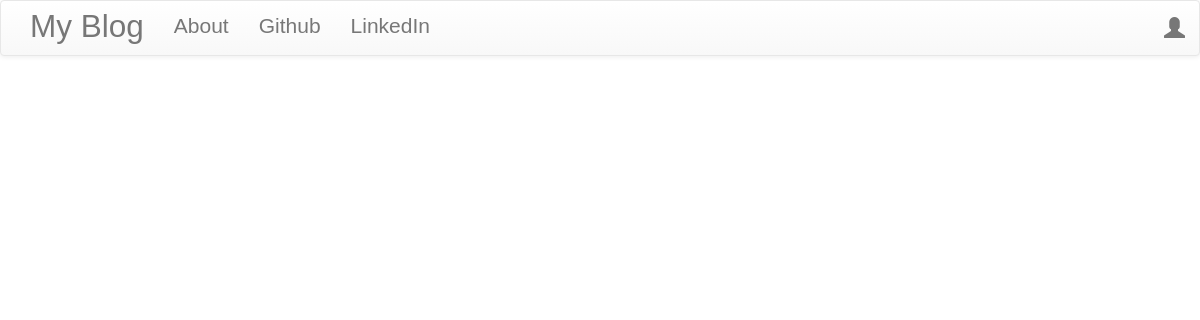
Before: / with the older database file.
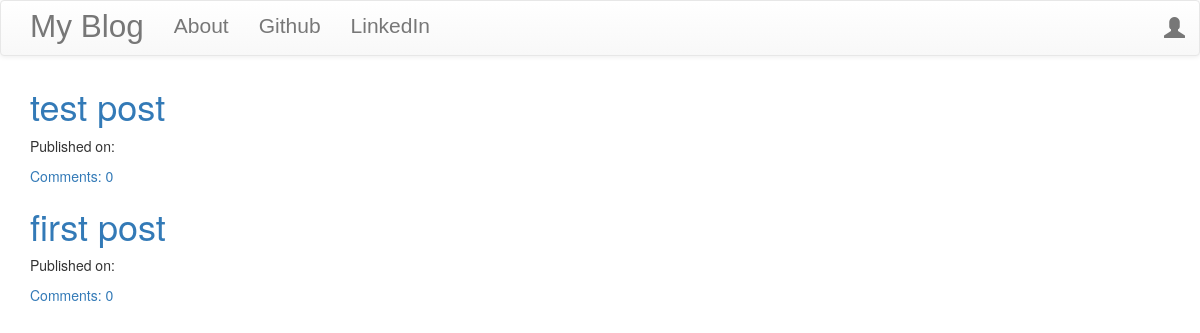
After: the same page with the newer database file.
### blog_app/models.py (models this page shows, shortened)
class Post(models.Model):
	author = models.ForeignKey('auth.User',on_delete=models.CASCADE)
	Title = models.CharField(max_length = 200)
	Text = models.TextField()
	created_date = models.DateTimeField(default = timezone.now())
	published_date = models.DateTimeField(blank=True,null=True)
	def approve_comments(self):
		return self.comments.filter(approved_comment = True)

### blog_app/views.py (the view)
# urls.py: url(r'^$',views.PostListView.as_view(),name="post_list"),
class PostListView(ListView):
	model = Post
	def get_queryset(self):
		return Post.objects.filter(published_date__lte=timezone.now()).order_by('-published_date')

### blog_app/templates/blog_app/post_list.html
{% extends "blog_app/base.html" %}
{% block body_block %}
<div class="centerstage" >
	{% for post in post_list %}
		<div class="post">
			<h1><a href="{% url 'post_detail' pk=post.pk %}">{{post.Title}}</a></h1>
			<div class="date">
				<p>Published on:{{ post.published|date:"D M Y" }}</p>
			</div>
			<a href="{% url 'post_detail' pk=post.pk %}">Comments: {{post.approve_comments.count}}</a>
		</div>
	{% endfor %}
</div>
{% endblock %}

### blog_app/templates/blog_app/base.html (shortened to what this page needs)
<!DOCTYPE html>
{% load staticfiles %}
<html>
<head>
    <link rel="stylesheet" href="https://maxcdn.bootstrapcdn.com/bootstrap/3.3.7/css/bootstrap.min.css">
	<link rel="stylesheet" href="https://maxcdn.bootstrapcdn.com/bootstrap/3.3.7/css/bootstrap-theme.min.css">
	<link rel="stylesheet" href="//cdn.jsdelivr.net/npm/medium-editor@latest/dist/css/medium-editor.min.css" type="text/css" media="screen" charset="utf-8">
	<link rel="stylesheet" type="text/css" href="{% static 'css/blog.css' %}">
</head>
<body class="loader">
	<nav class="navbar navbar-default techfont custom-navbar">
	<div class = "container">
		<ul class="nav navbar-nav">
			<li><a class="navbar-brand bigbrand" href="{% url 'post_list' %}">My Blog</a></li>
			<li><a href="{% url 'about' %}">About</a></li>
			<li><a href="https://www.github.com">Github</a></li>
			<li><a href="https://www.linkedin.com">LinkedIn</a></li>
		</ul>
		<ul class="nav navbar-nav navbar-right">
		{% if user.is_authenticated %}
			<li><a href="{% url 'post_new' %}">New Post</a></li>
			<li><a href="{% url 'post_draft_list' %}">Drafts</a></li>
			<li><a href="{% url 'logout' %}">Logout</a></li>
			<li><a>Welcome : {{user.username}}</a></li>
			{% else %}
			<li><a class="nav navbar-right" href="{% url 'login' %}"><span class="glyphicon glyphicon-user"></span></a></li>
		{% endif %}
		</ul>
	</div>
	</nav>
	<div class="content container">
		<div class="row">
			<div class="col-md-8">
				<div class="blog_posts">
					{% block body_block %}
					{% endblock %}
				</div>
			</div>
		</div>
	</div>
</body>
</html>

### blog_app/static/css/blog.css (style rules this page uses)
.techfont { font-family: Russo-one,sans-serif; font-size :1.5em; margin-bottom: 10px; }
.bigbrand { font-size:1.5em; }
.loader { filter:hue-rotate(0deg); color:linear-gradient(45deg,#0f8,#08f); animation:hue 10000ms infinite linear; }
.centerstage { margin-left: auto; margin-right: auto; }

Changed rows visible on the page:
added Post: Title "test post", approve_comments.count "0"
added Post: Title "first post", approve_comments.count "0"
